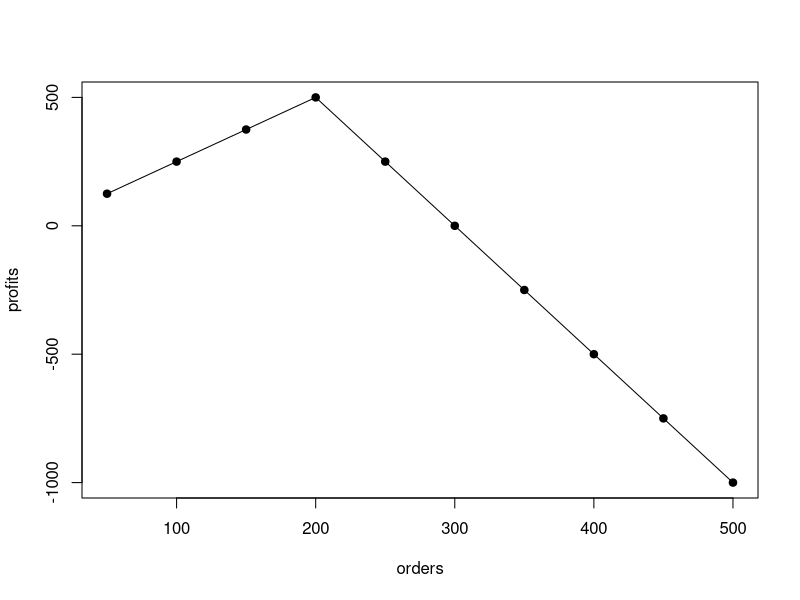
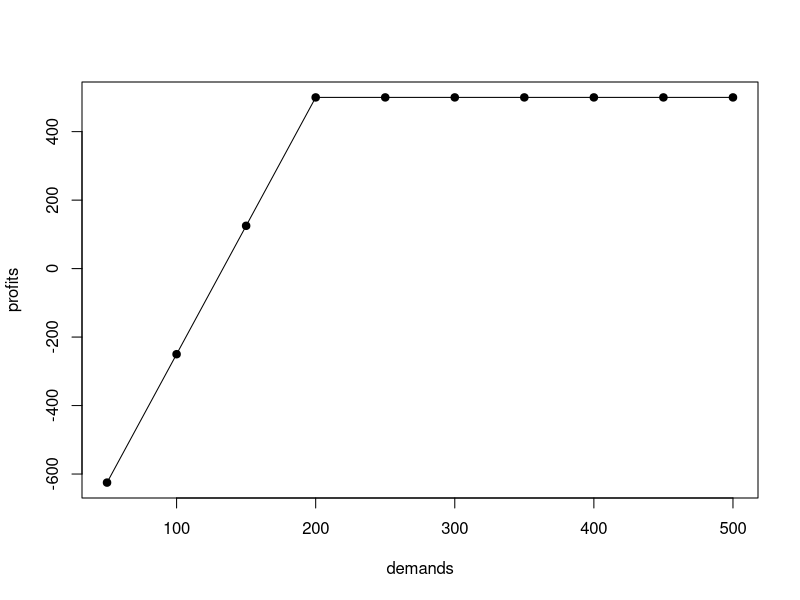
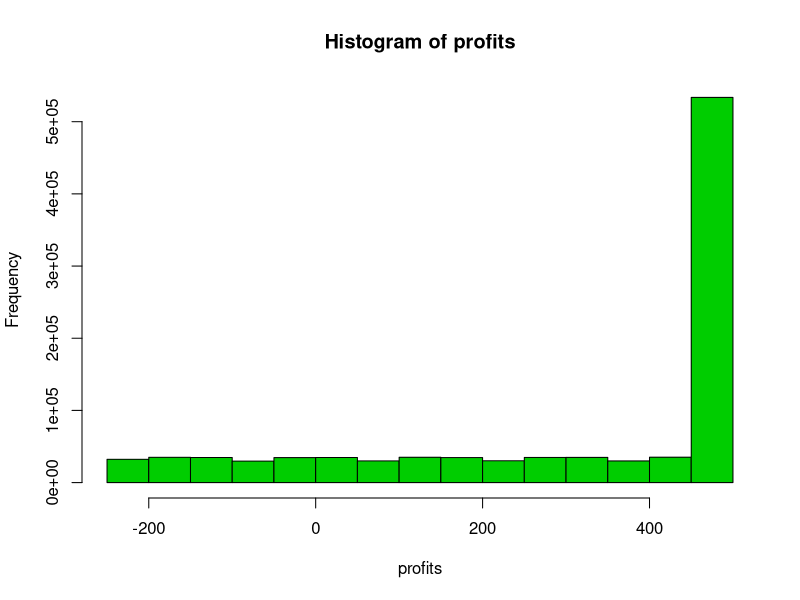
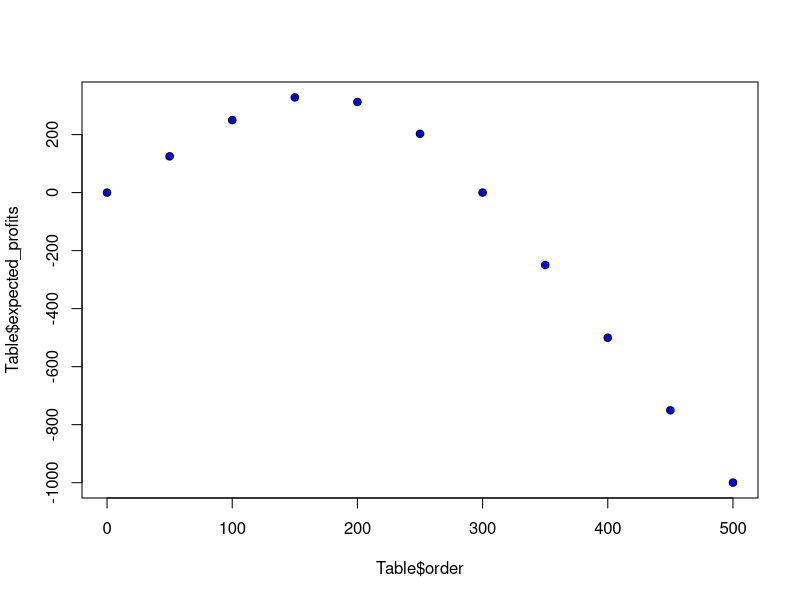

R code for these plots, in order:
# The Walton Bookstore

# Inputs
calendar_cost<-7.5  # The cost of acquiring calendars
selling_price<-10   # The price Walton can sell the calendars
refund<-2.5         # Unsold calendars can be returned for a refund

# Decision Variable
order<-200          # The decision variable

#################################################################

# Let's solve using the point estimate.

demand<-round(runif(10000,100,300))
#demand<-round(rnorm(10000,200,50))
(mean_demand<-round(mean(demand)))  # Let's use mean demand as our estimate

(revenue<-min(order,mean_demand)*selling_price)
(total_cost<-order*calendar_cost)
(total_refund<- if (order>mean_demand) (order-mean_demand)*refund else 0)
(total_profit<-revenue-total_cost+total_refund)

#################################################################

# Let's see how our model behaves as our order varies...

orders<-seq(50,500,50)
profits<-c()

for (i in 1:length(orders)){
  (revenue<-min(orders[i],mean_demand)*selling_price)
  (total_cost<-orders[i]*calendar_cost)
  (total_refund<- if (orders[i]>mean_demand) (orders[i]-mean_demand)*refund else 0)
  (profits[i]<-revenue-total_cost+total_refund)
}

plot(orders,profits, type="o", pch=19)

# If we order too few, then we miss selling opportunities. If we order too
# much, then we increase our total cost and we have to sell at a lower price.


# We have summarized our demand uncertainty with a point estimate. 
# Let's see how our model behaves as our demand varies (distribution).

demands<-seq(50,500,50)
profits<-c()

for (i in 1:length(demands)){
  (revenue<-min(order,demands[i])*selling_price)
  (total_cost<-order*calendar_cost)
  total_refund<- max(order-demands[i],0)*refund
  (profits[i]<-revenue-total_cost+total_refund)
}

plot(demands,profits, type="o", pch=19)

# Profit is constant for demand above 200. Why? Is our expected profit 
# really equal to 500? What are the real expected profits?

#############################################################

#Using the distribution of demands to estimate expected profits

profits<-c()
demands<-round(runif(1000000,100,300))
#demands<-round(rnorm(1000000,200,50))

for (i in 1:length(demands)){
  (revenue<-min(order,demands[i])*selling_price)
  (total_cost<-order*calendar_cost)
  (total_refund<- max(order-demands[i],0)*refund)
  (profits[i]<-revenue-total_cost+total_refund)
}

mean(profits)
sd(profits)

hist(profits, breaks=seq(min(profits),500,50), col="green3")

# Flaw of Averages: Plans based on assumptions about average 
# conditions are usually inaccurate.



################################################################
# Can we find the optimal number of calendars to order?
rm(list=ls())

# Inputs
calendar_cost<-7.5  # The cost of acquiring calendars
selling_price<-10   # The price Walton can sell the calendars
refund<-2.5         # Unsold calendars can be returned for a refund

# Decision Variable
order<-seq(0,500,50)
#order<-seq(100,300,25)
#order<-seq(160,180,5)
expected_profits<-c()
sd_profits<-c()

for (j in 1:length(order)){
  profits<-c()
  demands<-round(runif(1000000,100,300))
  #demands<-round(rnorm(1000000,200,50))
  
  for (i in 1:length(demands)){
    (revenue<-min(order[j],demands[i])*selling_price)
    (total_cost<-order[j]*calendar_cost)
    (total_refund<- max(order[j]-demands[i],0)*refund)
    (profits[i]<-revenue-total_cost+total_refund)
  }
  expected_profits[j]<-mean(profits)
  sd_profits[j]<-sd(profits)
}

Table<-data.frame(order,expected_profits,sd_profits)
plot(y=Table$expected_profits,x=Table$order,pch=21,bg="blue")

library(glue)
glue("After simulation, ordering {Table$order[which.max(Table$expected_profits)]} 
  calendars yields the best expected profits of {round(max(Table$expected_profits),2)}
  and SD of {round(Table$sd_profits[which.max(Table$expected_profits)],2)}")
        




